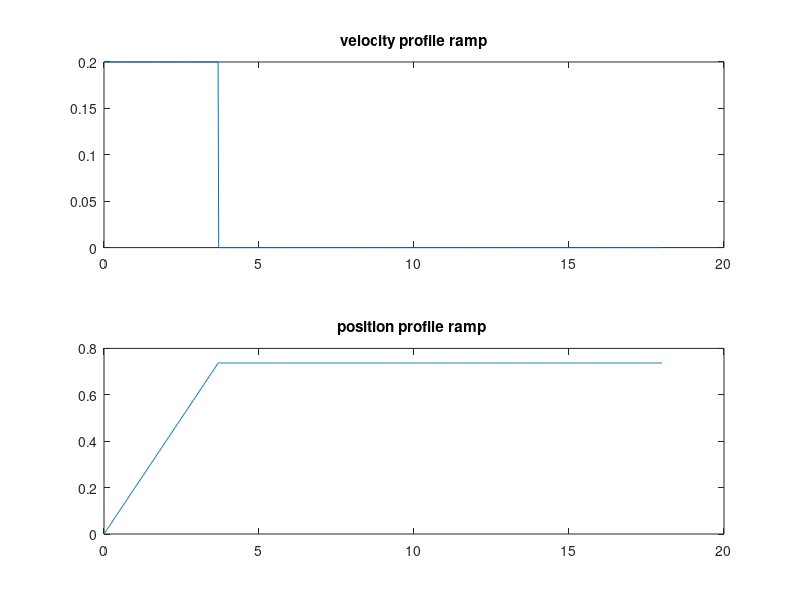

Write MATLAB code to recreate this figure. (Note: this script raises an error after producing the figure.)
%% CSV FILE MAKER %%
clc
clear all
close all
frequency = 50;
timestep = 1/frequency;
time = 0:timestep:18;

v_max = 0.2*2;
if v_max == 0.2
    offset_1 = 1;
else
    offset_1 = 0;
end
offset_1 = 1;
offset_2 = 0;
% Experiment opstelling:
l = 1.5; %cable length
%l = 1;
%l = 1.5;
theta_opt = 60.85*pi/180; %optimale eindhoek kabel [rad]
%theta_opt = pi/4;
dx_robot = (2*pi)/(sqrt(9.81/1.5)) * 0.3 * 1.5;  
%0.6018*2; % 1 periode   %%% 1 m kabel lengte
%0.753*2;  %1.25 periode
%0.903*2;  % 1.5 periode
%0.737*2;  % 1 periode  % 1.5 m kabel lengte
%.9213*2; % 1.25 periode
%1.1*2;   % 1.5 periode
                        % 1.5m smooth
dx_robot = (2*pi)/(sqrt(9.81/1.5)) * 0.2 * 1.5;
v_max = 0.2;

%horizontale verplaatsing robot [m]
dx_object = dx_robot + l*sin(theta_opt); %horizontale verplaatsing bak [m]
position = dx_robot*ones(1,length(time));
velocity = zeros(1,length(time));

% 1. RAMP INPUT 
v = v_max;
t_eind = dx_robot/v;
ramp = v*[0:timestep:t_eind];

position = dx_robot*ones(1,length(time));
position(1,1:round(t_eind/timestep)+offset_1) = ramp;

velocity = zeros(1,length(time));
velocity(1,1:round(t_eind/timestep)+offset_1) = v;

figure
subplot(2,1,1)
plot(time,velocity)
title("velocity profile ramp")
subplot(2,1,2) 
plot(time,position)
title("position profile ramp ")


 writematrix(position,'pos_15_ramp.csv')
 writematrix(velocity,'vel_15_ramp.csv')

%% 2. BANG BANG INPUT

v = v_max;


disp(dx_robot)

 %horizontale verplaatsing robot [m]
T = dx_robot/v;

tau1 = (0:timestep:T/2)/T;
tau2 = (T/2:timestep:T)/T;

% Position 
S1 = dx_robot*2*(tau1).^2;
S2 = dx_robot*(-2*tau2.^2+4*tau2-1);




position(1:ceil(T/(2*timestep)+offset_2)) = S1;   
position(ceil(T/(2*timestep)):(ceil(T/timestep))) = S2;
position(ceil(T/timestep):end) = dx_robot;



% Velocity
V1 = v*4*tau1;
V2 = v*(-4*tau2 + 4);


velocity(1:ceil(T/(2*timestep))+offset_2) = V1;
velocity(ceil(T/(2*timestep)):ceil(T/(timestep))) = V2;        
velocity(ceil(T/timestep):end) = 0;
disp(length(time))
disp(length(velocity))
figure
subplot(2,1,1)
plot(time,velocity)
title("velocity profile bangbang")
subplot(2,1,2) 
plot(time,position)
title("position profile bangbang ")


writematrix(position,'pos_15_bang.csv')
 writematrix(velocity,'vel_15_bang.csv')

%% 3. POLYNOOM INPUT
 
v = v_max;


frequency = 50;
timestep = 1/frequency;
  %horizontale verplaatsing robot [m]
T = dx_robot/v;


tau = (0:timestep:T)/T;

% Position 
S = dx_robot*(-20*tau.^7+70*tau.^6-84*tau.^5+35*tau.^4);

position(1:ceil(T/(timestep))+offset_2) = S;       
position(1+ceil(T/timestep):end) = dx_robot;

%position_abrupt = zeros(1,2*ceil(T/(timestep)));
%position_abrupt(1:ceil(T/(timestep*2))) = position(1:ceil(T/(timestep*2)));
%position_abrupt(ceil(T/(timestep*2))+1:end) = position_abrupt(ceil(T/(timestep*2)));

% Velocity
V = v*(-7*20*tau.^6 + 6*70*tau.^5 -5*84*tau.^4 +4*35*tau.^3);

velocity(1:ceil(T/(timestep))+offset_2) = V;      
velocity(1+ceil(T/timestep):end) = 0;

%velocity_abrupt = zeros(1,2*ceil(T/(timestep)));
%velocity_abrupt(1:ceil(T/(timestep*2))) = velocity(1:ceil(T/(timestep*2)));

 writematrix(position,'pos_15_poly.csv')
 writematrix(velocity,'vel_15_poly.csv')

figure
subplot(2,1,1)
plot(time,velocity)
title("velocity profile poly")

subplot(2,1,2)
plot(time,position)
title("position profile poly ")

